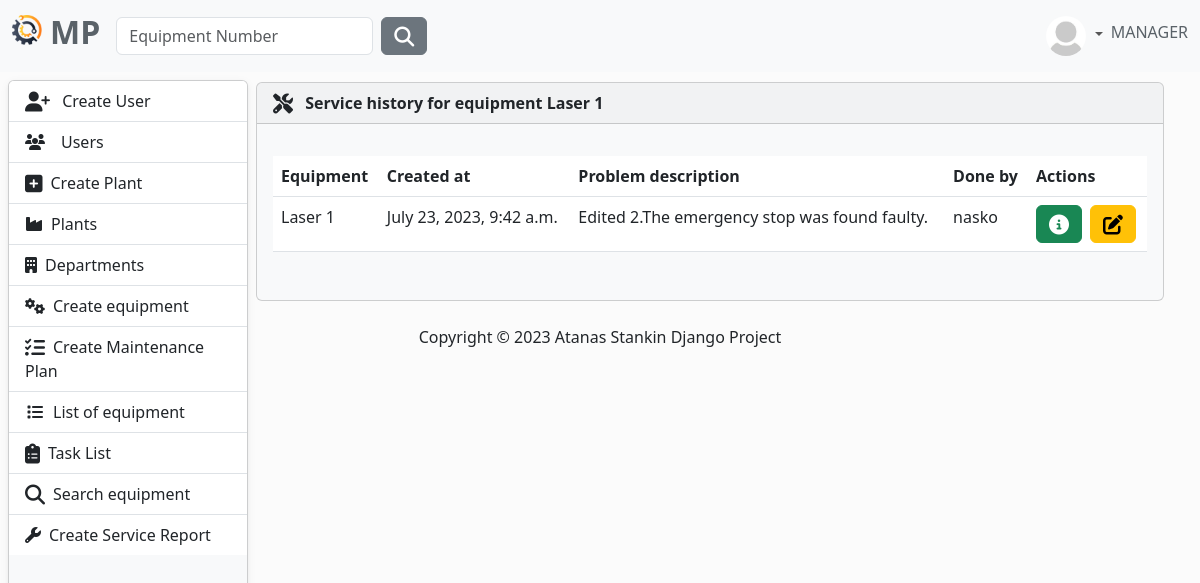
The app's page /service-history/10/ (signed in) with its own data.
### MaintenancePlanner/accounts/models.py (models this page shows, shortened)
class AppUser(AbstractUser, PermissionsMixin):
    username = models.CharField(
        max_length=30,
        validators=[
            MinLengthValidator(4),
        ],
        unique=True,
    )
    first_name = models.CharField(
        max_length=30,
        validators=[
            MinLengthValidator(2),
            user_name_validator,
        ]
    )
    last_name = models.CharField(
        max_length=30,
        validators=[
            MinLengthValidator(2),
            user_name_validator,
        ]
    )
    email = models.EmailField(unique=True)
    class Role(models.TextChoices):
        MANAGER = "MANAGER", 'Manager'
        SUPERVISOR = "SUPERVISOR", 'Supervisor'
        OPERATOR = "OPERATOR", 'Operator'
    role = models.CharField(max_length=50, choices=Role.choices)

class Profile(models.Model):
    user = models.OneToOneField(AppUser, on_delete=models.CASCADE)
    image = models.ImageField(
        default='images/default.jpg',
        null=True,
        blank=True,
        upload_to='images/'
    )

### MaintenancePlanner/equipment/models.py (models this page shows)
class Equipment(models.Model):
    description = models.CharField(
        max_length=50,
        validators=[equipment_name_validator],
    )
    type = models.CharField(
        max_length=30,
        choices=TYPE_OF_EQUIPMENT
    )
    acquisition_date = models.DateField(
        blank=True,
        null=True,
        verbose_name='Acquisition Date',
    )
    acquisition_value = models.FloatField(
        blank=True,
        null=True,
        verbose_name='Acquisition Value',
    )
    currency_code = models.CharField(
        max_length=10,
        choices=CURRENCY_CHOICES,
        default='EUR',
    )
    year_of_manufacture = models.PositiveIntegerField(
        verbose_name='Year of Manufacture',
        null=True,
        blank=True,
    )
    manufacturer = models.CharField(
        max_length=30,
        blank=True,
        null=True,
    )
    model_number = models.CharField(
        max_length=30,
        blank=True,
        null=True,
        verbose_name='Model Number'
    )
    part_number = models.CharField(
        max_length=30,
        blank=True,
        null=True,
        verbose_name='Manufacturer Part Number',
    )
    serial_number = models.CharField(
        max_length=30,
        blank=True,
        null=True,
        verbose_name='Manufacturer Serial Number',
    )
    plant = models.ForeignKey(
        to=Plant,
        on_delete=models.CASCADE)
    department = models.ForeignKey(
        to=Department,
        on_delete=models.CASCADE)
    def __str__(self):
        return self.description

### MaintenancePlanner/service_history/models.py (models this page shows)
class ServiceHistory(models.Model):
    created_at = models.DateTimeField(default=timezone.now)
    equipment = models.ForeignKey(
        to=Equipment,
        on_delete=models.CASCADE,
    )
    technician = models.ForeignKey(UserModel, on_delete=models.CASCADE)
    problem_description = models.TextField()
    solution = models.TextField()

### MaintenancePlanner/service_history/views.py (the view)
# urls.py: path('<int:pk>/', views.service_history, name='service-history'),
@login_required
def service_history(request, pk):
    equipment = Equipment.objects.get(pk=pk)
    reports = ServiceHistory.objects.filter(equipment=equipment)
    context = {
        'equipment': equipment,
        'reports': reports,
    }
    return render(request, 'service-history.html', context)

### MaintenancePlanner/service_history/templates/service-history.html (shortened to what this page needs)
{% extends "base.html" %}
{% block content %}
    {% if reports %}
        <div class="card bg-light ms-1 me-4 mb-4 mt-0">
            <div class="card-header">
                <i class="fa-solid fa-screwdriver-wrench fa-lg me-2"></i>
                <strong>Service history for equipment {{ equipment }}</strong>
            </div>
            <div class="card-body">
                <p class="card-text">
                <div class="table-responsive">
                    <table class="table table-hover">
                        <thead>
                        <tr>
                            <th scope="col">Equipment</th>
                            <th scope="col">Created at</th>
                            <th scope="col">Problem description</th>
                            <th scope="col">Done by</th>
                            <th scope="col">Actions</th>
                        </tr>
                        </thead>
                        <tbody>
                        {% for report in  reports %}
                            <tr>
                            <td>
                                {{ report.equipment }}
                            </td>
                            <td>
                                {{ report.created_at }}
                            </td>
                            <td>
                                {{ report.problem_description|truncatechars:50 }}
                            </td>
                            <td>{{ report.technician }}</td>
                            <td>
                                <button type="button" class="btn btn-success me-1"
                                        href="#" data-bs-toggle="modal"
                                        data-bs-target="#myModal{{ report.id }}">
                                    <i class="fa-solid fa-circle-info fa-lg"></i>
                                </button>
                                <a class="btn btn-warning" href="{% url 'edit-report' report.id %}">
                                    <i class="fa-solid fa-pen-to-square fa-lg"></i>
                                </a>
                            </td>
                        {% endfor %}
                        </tbody>
                    </table>
                </div>
                </p>
            </div>
        </div>
    {% endif %}
{% endblock %}

### templates/partials/navbar.html (shortened to what this page needs)
{% load static %}
<nav class="navbar navbar-expand-lg bg-light fixed-top" data-bs-theme="light">
    <div class="container-fluid">
        <a class="navbar-brand" href="{% url 'home-page' %}">
            <ul class="navbar-nav ms-auto d-flex flex-row">
                <li><img class="logo me-2" src="{% static 'img/logo.png' %}" alt="logo" height="30"></li>
                <li><h2 style="color: #5a6268; font-weight: bold">MP</h2></li>
            </ul>
        </a>
        <div class="collapse navbar-collapse" id="navbarColor01">
            {% if user.is_authenticated %}
                <form class="d-flex" method=POST action="{% url 'search-equipment' %}">
                    <input class="form-control me-sm-2" type="search" placeholder="Equipment Number"
                           name="number">
                    <button class="btn btn-secondary my-2 my-sm-0" type="submit"><i
                            class="fa-solid fa-magnifying-glass fa-lg"></i></button>
                </form>
            {% endif %}
            <ul class="navbar-nav ms-auto d-flex flex-row">
                {% if not request.user.is_authenticated %}
                    <li class="nav-item">
                        <a class="nav-link" href="{% url 'login' %}"><i
                                class="fa-solid fa-right-to-bracket fa-lg me-2"></i>Sig In
                        </a>
                    </li>
                {% else %}
                    <li class="nav-item dropdown d-flex align-items-center">
                        <div class="btn-group dropdown">
                            <a class="nav-link dropdown-toggle" data-bs-toggle="dropdown" href="#" role="button"
                               aria-haspopup="true" aria-expanded="false">
                                {% if user.profile.image %}
                                    <img src="{{ user.profile.image.url }}" class="rounded-circle" height="40"
                                         loading="lazy"/>
                                {% else %}
                                    <img src="{% static 'img/profile-img.png' %}" class="rounded-circle" height="40"
                                         loading="lazy"/>
                                {% endif %}
                            </a>
                        </div>
                        <h6 style="color: #5a6268">{{ request.user.role }}</h6>
                    </li>
                {% endif %}
            </ul>
        </div>
    </div>
</nav>

### static/css/body.css (style rules this page uses)
body { background-color: #fbfbfb; }

### records on screen
AppUser: profile.image (placeholder picture), user.role "MANAGER"
Equipment: description "Laser 1"
ServiceHistory: equipment "Laser 1", created_at "July 23, 2023, 9:42 a.m.", problem_description "Edited 2.The emergency stop was found faulty.", technician "nasko"
